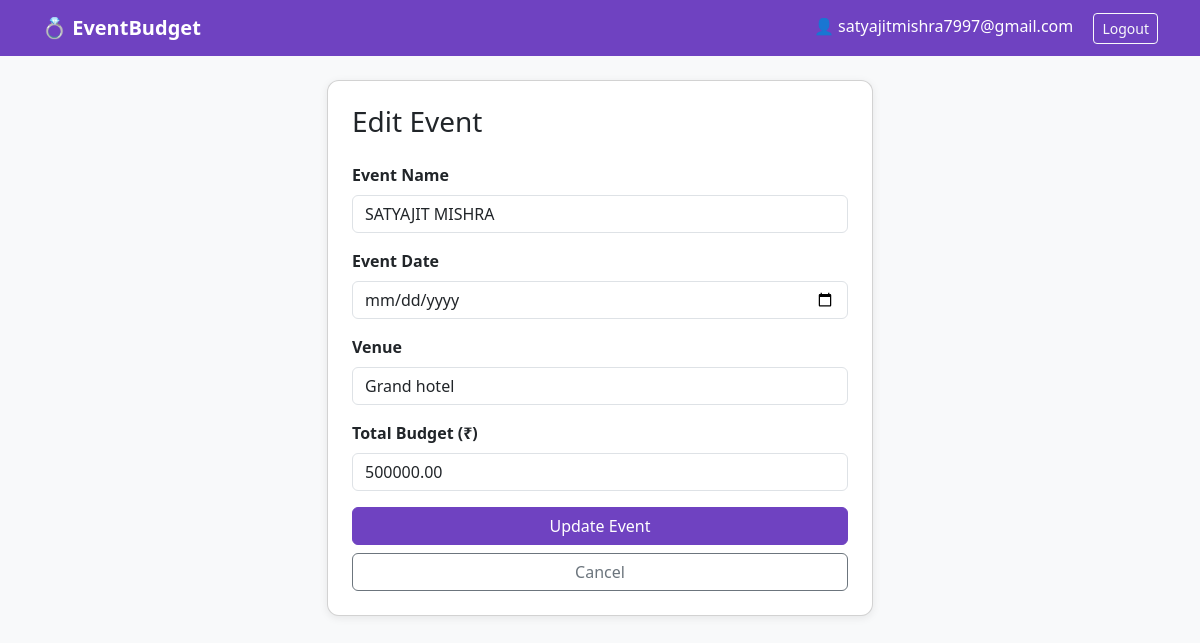
/events/1/edit/ (signed in), run on the app's committed database.
### planner/models.py (models this page shows, shortened)
class Event(models.Model):
    user = models.ForeignKey(User, on_delete=models.CASCADE)
    name = models.CharField(max_length=200)
    date = models.DateField()
    venue = models.CharField(max_length=300, blank=True)
    total_budget = models.DecimalField(max_digits=12, decimal_places=2)
    created_at = models.DateTimeField(auto_now_add=True)

### planner/views.py (the view, shortened to what this page needs)
# urls.py: path('events/<int:pk>/edit/', views.event_edit, name='event_edit'),
@login_required
def event_edit(request, pk):
    event = get_object_or_404(Event, pk=pk, user=request.user)
    return render(request, 'planner/event_form.html', {'event': event})

### planner/templates/planner/event_form.html (shortened to what this page needs)
{% extends 'planner/base.html' %}
{% block content %}
<div class="row justify-content-center">
    <div class="col-md-6">
        <div class="card p-4">
            <h3 class="mb-4">{% if event %}Edit Event{% else %}Create New Event{% endif %}</h3>
            <form method="post">
                <div class="mb-3">
                    <label class="form-label fw-semibold">Event Name</label>
                    <input type="text" name="name" class="form-control"
                           value="{{ event.name }}" placeholder="e.g. Rahul & Priya Wedding" required>
                </div>
                <div class="mb-3">
                    <label class="form-label fw-semibold">Event Date</label>
                    <input type="date" name="date" class="form-control"
                           value="{{ event.date }}" required>
                </div>
                <div class="mb-3">
                    <label class="form-label fw-semibold">Venue</label>
                    <input type="text" name="venue" class="form-control"
                           value="{{ event.venue }}" placeholder="e.g. Hotel Grand, Bhubaneswar">
                </div>
                <div class="mb-3">
                    <label class="form-label fw-semibold">Total Budget (₹)</label>
                    <input type="number" name="total_budget" class="form-control"
                           value="{{ event.total_budget }}" placeholder="e.g. 500000" required>
                </div>
                <button type="submit" class="btn btn-primary w-100">
                    {% if event %}Update Event{% else %}Create Event{% endif %}
                </button>
                <a href="{% url 'event_list' %}" class="btn btn-outline-secondary w-100 mt-2">Cancel</a>
            </form>
        </div>
    </div>
</div>
{% endblock %}

### planner/templates/planner/base.html (shortened to what this page needs)
<!DOCTYPE html>
<html lang="en">
<head>
    <link href="https://cdn.jsdelivr.net/npm/bootstrap@5.3.0/dist/css/bootstrap.min.css" rel="stylesheet">
</head>
<body>
<nav class="navbar navbar-expand-lg mb-4">
    <div class="container">
        <a class="navbar-brand fw-bold" href="{% url 'dashboard' %}">💍 EventBudget</a>
        <div class="ms-auto">
            {% if user.is_authenticated %}
                <span class="text-white me-3">👤 {{ user.username }}</span>
                <a href="{% url 'logout' %}" class="btn btn-outline-light btn-sm">Logout</a>
            {% else %}
                <a href="{% url 'login' %}" class="btn btn-outline-light btn-sm me-2">Login</a>
                <a href="{% url 'register' %}" class="btn btn-light btn-sm">Register</a>
            {% endif %}
        </div>
    </div>
</nav>
<div class="container">
    {% block content %}{% endblock %}
</div>
</body>
</html>

### planner/templates/planner/base.html (style rules this page uses)
body { background-color: #f8f9fa; }
.navbar { background-color: #6f42c1; }
.navbar-brand, .nav-link { color: white !important; }
.card { border-radius: 12px; box-shadow: 0 2px 8px rgba(0,0,0,0.08); }
.btn-primary { background-color: #6f42c1; border-color: #6f42c1; }

### data on the page
Event: name "SATYAJIT MISHRA", venue "Grand hotel", total_budget "500000.00"

### other printed values
{{ user.username }} "satyajitmishra7997@gmail.com"
